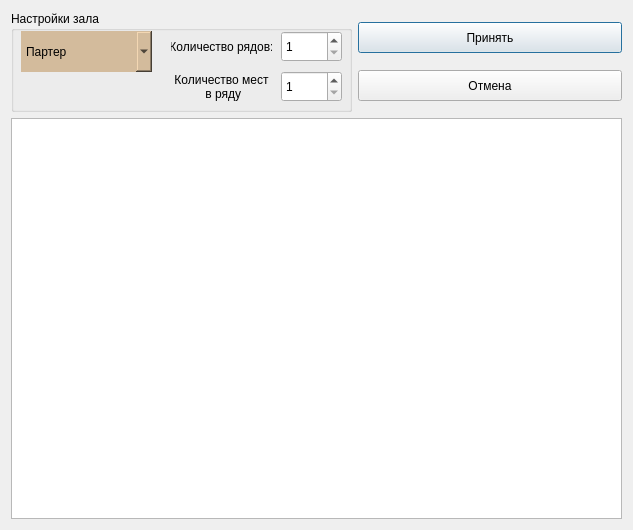
<?xml version="1.0" encoding="UTF-8"?>
<ui version="4.0">
 <class>OptionsForHall</class>
 <widget class="QDialog" name="OptionsForHall">
  <property name="geometry">
   <rect>
    <x>0</x>
    <y>0</y>
    <width>633</width>
    <height>529</height>
   </rect>
  </property>
  <property name="windowTitle">
   <string>Настройки зала</string>
  </property>
  <property name="windowIcon">
   <iconset resource="Resurs1.qrc">
    <normaloff>:/image/tools.ico</normaloff>:/image/tools.ico</iconset>
  </property>
  <layout class="QGridLayout" name="gridLayout">
   <item row="0" column="0">
    <layout class="QVBoxLayout" name="verticalLayout_2">
     <item>
      <layout class="QHBoxLayout" name="horizontalLayout">
       <item>
        <widget class="QGroupBox" name="groupBox">
         <property name="sizePolicy">
          <sizepolicy hsizetype="Maximum" vsizetype="Preferred">
           <horstretch>0</horstretch>
           <verstretch>0</verstretch>
          </sizepolicy>
         </property>
         <property name="minimumSize">
          <size>
           <width>341</width>
           <height>101</height>
          </size>
         </property>
         <property name="title">
          <string>Настройки зала</string>
         </property>
         <widget class="QSpinBox" name="spinBox_Row">
          <property name="geometry">
           <rect>
            <x>270</x>
            <y>20</y>
            <width>61</width>
            <height>31</height>
           </rect>
          </property>
          <property name="minimumSize">
           <size>
            <width>61</width>
            <height>31</height>
           </size>
          </property>
          <property name="minimum">
           <number>1</number>
          </property>
         </widget>
         <widget class="QSpinBox" name="spinBox_Column">
          <property name="geometry">
           <rect>
            <x>270</x>
            <y>60</y>
            <width>61</width>
            <height>31</height>
           </rect>
          </property>
          <property name="minimumSize">
           <size>
            <width>61</width>
            <height>31</height>
           </size>
          </property>
          <property name="minimum">
           <number>1</number>
          </property>
         </widget>
         <widget class="QLabel" name="label">
          <property name="geometry">
           <rect>
            <x>160</x>
            <y>20</y>
            <width>101</width>
            <height>31</height>
           </rect>
          </property>
          <property name="minimumSize">
           <size>
            <width>101</width>
            <height>31</height>
           </size>
          </property>
          <property name="text">
           <string>Количество рядов:</string>
          </property>
          <property name="alignment">
           <set>Qt::AlignCenter</set>
          </property>
         </widget>
         <widget class="QLabel" name="label_2">
          <property name="geometry">
           <rect>
            <x>160</x>
            <y>60</y>
            <width>101</width>
            <height>31</height>
           </rect>
          </property>
          <property name="minimumSize">
           <size>
            <width>101</width>
            <height>31</height>
           </size>
          </property>
          <property name="text">
           <string>Количество мест
 в ряду</string>
          </property>
          <property name="alignment">
           <set>Qt::AlignCenter</set>
          </property>
         </widget>
         <widget class="QComboBox" name="ComboBoxType">
          <property name="geometry">
           <rect>
            <x>10</x>
            <y>20</y>
            <width>131</width>
            <height>41</height>
           </rect>
          </property>
          <property name="minimumSize">
           <size>
            <width>131</width>
            <height>41</height>
           </size>
          </property>
          <property name="styleSheet">
           <string notr="true">background-color: #d3bb9c;
border-style: outset;
	</string>
          </property>
          <item>
           <property name="text">
            <string>Партер</string>
           </property>
          </item>
          <item>
           <property name="text">
            <string>Бенуар</string>
           </property>
          </item>
          <item>
           <property name="text">
            <string>Бельэтаж</string>
           </property>
          </item>
         </widget>
        </widget>
       </item>
       <item>
        <layout class="QVBoxLayout" name="verticalLayout">
         <item>
          <widget class="QPushButton" name="pushButtonOK">
           <property name="minimumSize">
            <size>
             <width>81</width>
             <height>31</height>
            </size>
           </property>
           <property name="text">
            <string>Принять</string>
           </property>
          </widget>
         </item>
         <item>
          <widget class="QPushButton" name="pushButtonCancel">
           <property name="minimumSize">
            <size>
             <width>81</width>
             <height>31</height>
            </size>
           </property>
           <property name="text">
            <string>Отмена</string>
           </property>
          </widget>
         </item>
        </layout>
       </item>
      </layout>
     </item>
     <item>
      <widget class="QTableWidget" name="tableWidget">
       <property name="minimumSize">
        <size>
         <width>611</width>
         <height>401</height>
        </size>
       </property>
       <property name="styleSheet">
        <string notr="true">
					</string>
       </property>
       <property name="verticalScrollBarPolicy">
        <enum>Qt::ScrollBarAlwaysOff</enum>
       </property>
       <property name="horizontalScrollBarPolicy">
        <enum>Qt::ScrollBarAlwaysOff</enum>
       </property>
       <property name="showGrid">
        <bool>false</bool>
       </property>
       <property name="rowCount">
        <number>0</number>
       </property>
       <property name="columnCount">
        <number>0</number>
       </property>
       <attribute name="horizontalHeaderVisible">
        <bool>false</bool>
       </attribute>
       <attribute name="horizontalHeaderDefaultSectionSize">
        <number>61</number>
       </attribute>
       <attribute name="verticalHeaderVisible">
        <bool>true</bool>
       </attribute>
       <attribute name="verticalHeaderCascadingSectionResizes">
        <bool>false</bool>
       </attribute>
       <attribute name="verticalHeaderDefaultSectionSize">
        <number>27</number>
       </attribute>
       <attribute name="verticalHeaderMinimumSectionSize">
        <number>21</number>
       </attribute>
      </widget>
     </item>
    </layout>
   </item>
  </layout>
 </widget>
 <resources>
  <include location="Resurs1.qrc"/>
 </resources>
 <connections/>
</ui>
